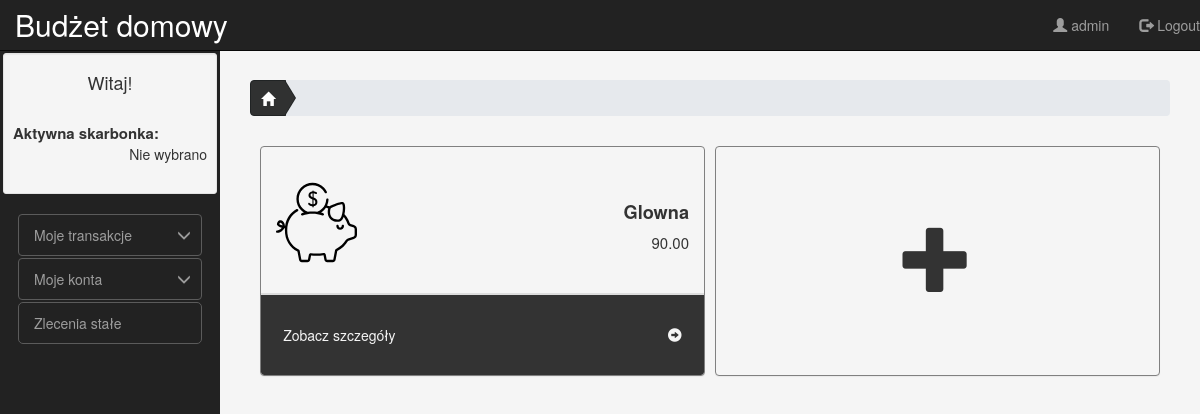
The app's page / (signed in), older data.
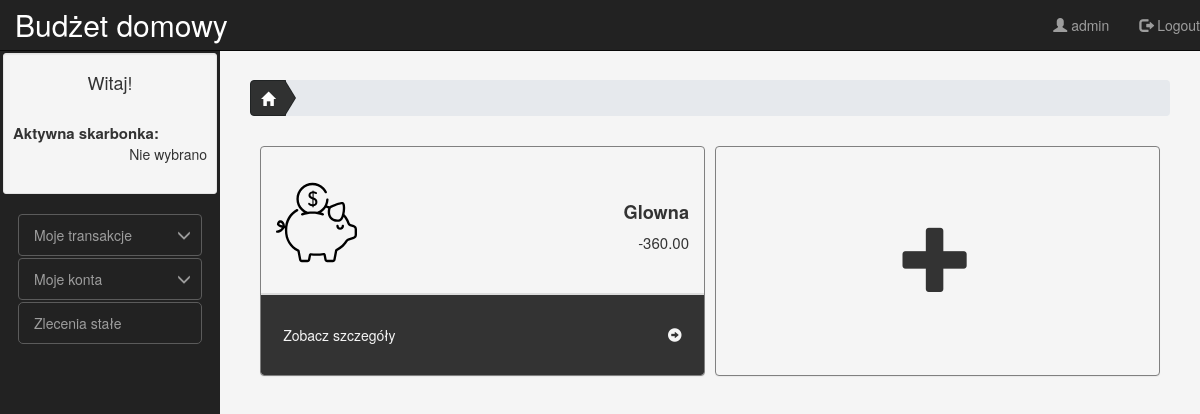
The same page, newer data.
### mainapp/models.py (models this page shows, shortened)
class Account(models.Model):
    user = models.ForeignKey(User, on_delete=models.CASCADE,verbose_name="użytkownik")
    name = models.CharField("nazwa", max_length=25)
    balance = models.DecimalField("saldo", max_digits=100, decimal_places=2,default=Decimal('0.00'))
    class Meta:
        verbose_name = "konto"
        verbose_name_plural = "konta"

### mainapp/views.py (the view)
# urls.py: url(r'^$', views.index, name='index'),
def index(request):
    if request.user.is_authenticated:
        accounts = Account.objects.filter(user = request.user).values()
        request.session['accounts'] = list(accounts)
        for i in request.session['accounts']:
            i['balance'] = str(i['balance'])
        return render(request,'index.html')
    else:
        return render(request,'registration/login.html')

### mainapp/templates/index.html
{% extends "base.html" %} {% block title %}Home | Budżet domowy{% endblock %} {% block content %}
{% load static %}
<link href="{% static 'index.css' %}" rel="stylesheet" type="text/css" />
<div id="breadcrumb-panel">
    <ol class="breadcrumb breadcrumb-arrow">
        <li>
            <a href="/">
                <i class="glyphicon glyphicon-home"></i>
            </a>
        </li>
    </ol>
</div>
<div class="panel-row">
    {% for account in request.session.accounts %}
    <div id="panel-col" class="panel panel-default">
        <div class="panel-heading">
            <div class="row">
                <div class="col-xs-3">
                    <img src="{% static "piggy-bank.svg" %}" alt="Piggy bank"/>
                </div>
                <div class="col-xs-9 text-right">
                    <h2>
                        {{ account.name }}
                    </h2>
                    <p>
                        {{ account.balance }}
                    </p>
                </div>
            </div>
        </div>
        <a href="/konto/{{ account.id }}">
            <div class="panel-footer">
                <div class="row">
                    <span class="pull-left">Zobacz szczegóły</span>
                    <span class="pull-right">
                    <i class="glyphicon glyphicon-circle-arrow-right"></i>
                    </span>
                </div>
            </div>
        </a>
    </div>
    {% endfor %}
    <div id="panel-col" class="panel panel-default">
        <div class="panel-body">
            <div class="row add-acc">
                <a href="{% url 'dodanie_konta' %}">
                    <h1 class="glyphicon glyphicon-plus"></h1>
                </a>
            </div>
        </div>
    </div>
</div>
{% endblock %}

Row changes from the older to the newer data that the page shows:
changed Account "Glowna": balance "90.00" → "-360.00"
